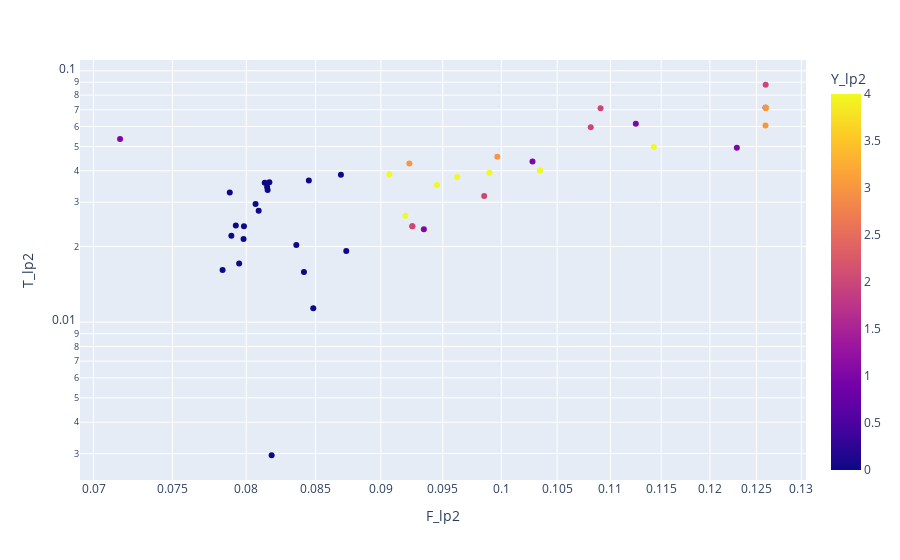

The notebook cell this image was saved under:
### Code cell
plty.scatter(X_lp2_df, x = "F_lp2", y = "T_lp2", color="Y_lp2", log_x=True, log_y=True)

### Figure 1 — Plotly figure (JSON) as saved in the notebook; plotly's stock layout.template omitted (floating-point values rounded to 4 significant figures)
{"data": [{"hovertemplate": "F_lp2=%{x}<br>T_lp2=%{y}<br>Y_lp2=%{marker.color}<extra></extra>", "legendgroup": "", "marker": {"color": [0, 0, 0, 0, 0, 0, 0, 0, 0, 0, 0, 0, 0, 0, 0, 0, 0, 0, 0, 0, 2, 1, 3, 4, 4, 4, 3, 4, 4, 4, 4, 4, 4, 3, 3, 1, 2, 3, 1, 1, 2, 2, 1, 1, 2, 2, 2], "coloraxis": "coloraxis", "symbol": "circle"}, "mode": "markers", "name": "", "orientation": "v", "showlegend": false, "type": "scatter", "x": [0.0818, 0.08414, 0.0795, 0.08731, 0.07981, 0.07984, 0.08087, 0.07886, 0.08147, 0.0845, 0.08691, 0.08483, 0.07836, 0.08358, 0.07927, 0.07896, 0.08066, 0.08151, 0.08163, 0.0813, 0.126, 0.126, 0.126, 0.126, 0.1143, 0.09452, 0.09227, 0.09067, 0.09621, 0.09195, 0.09896, 0.1034, 0.1034, 0.126, 0.126, 0.07164, 0.0985, 0.09964, 0.1028, 0.1229, 0.126, 0.1091, 0.09344, 0.1125, 0.09251, 0.09251, 0.1081], "xaxis": "x", "y": [0.002955, 0.01581, 0.01712, 0.01917, 0.0214, 0.02405, 0.02775, 0.03279, 0.03447, 0.03661, 0.03855, 0.01135, 0.01612, 0.02025, 0.02422, 0.02204, 0.02953, 0.03358, 0.036, 0.03586, 0.0713, 0.0713, 0.06063, 0.07134, 0.0498, 0.03511, 0.04276, 0.03875, 0.03779, 0.02652, 0.03926, 0.04024, 0.04024, 0.0713, 0.0713, 0.05351, 0.03174, 0.04545, 0.0436, 0.04943, 0.08797, 0.07087, 0.0234, 0.06157, 0.02404, 0.02404, 0.05959], "yaxis": "y"}], "layout": {"coloraxis": {"colorbar": {"title": {"text": "Y_lp2"}}, "colorscale": [[0, "#0d0887"], [0.1111, "#46039f"], [0.2222, "#7201a8"], [0.3333, "#9c179e"], [0.4444, "#bd3786"], [0.5556, "#d8576b"], [0.6667, "#ed7953"], [0.7778, "#fb9f3a"], [0.8889, "#fdca26"], [1, "#f0f921"]]}, "legend": {"tracegroupgap": 0}, "margin": {"t": 60}, "xaxis": {"anchor": "y", "domain": [0, 1], "title": {"text": "F_lp2"}, "type": "log"}, "yaxis": {"anchor": "x", "domain": [0, 1], "title": {"text": "T_lp2"}, "type": "log"}}}
